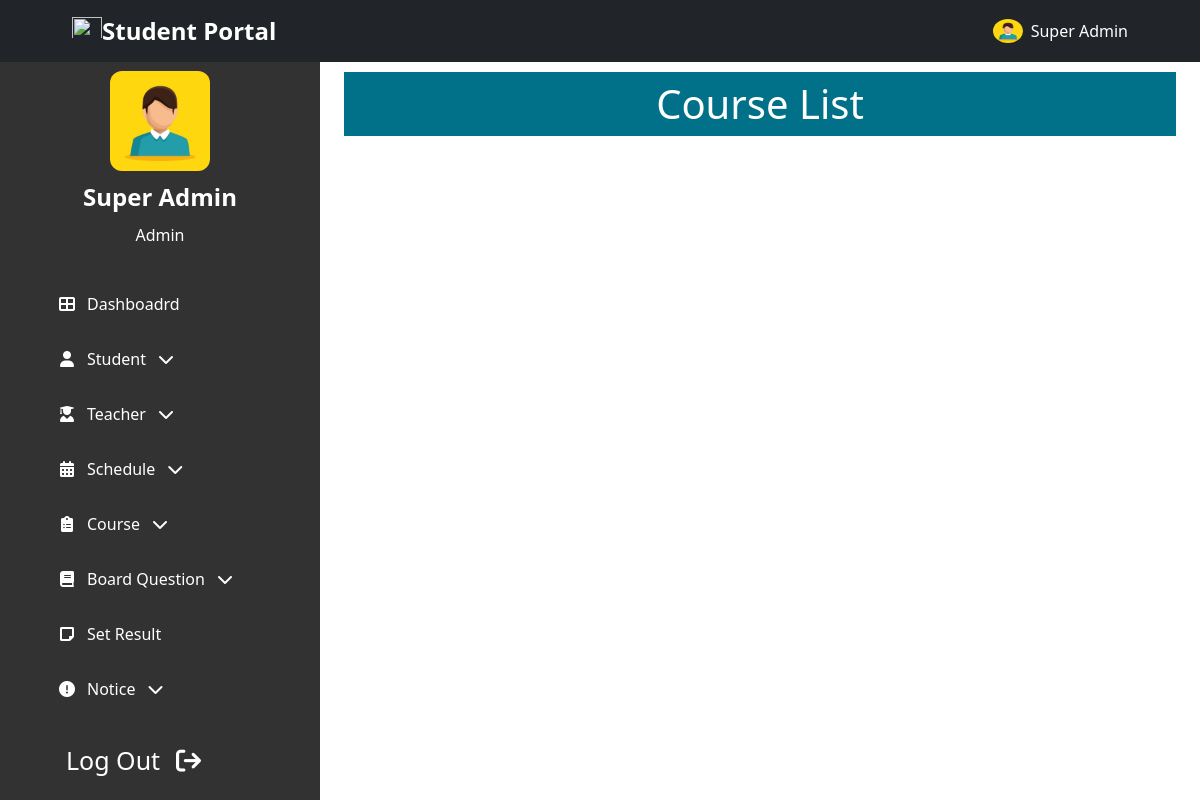
Page /admin/course_list.php (signed in) on the earlier database version.
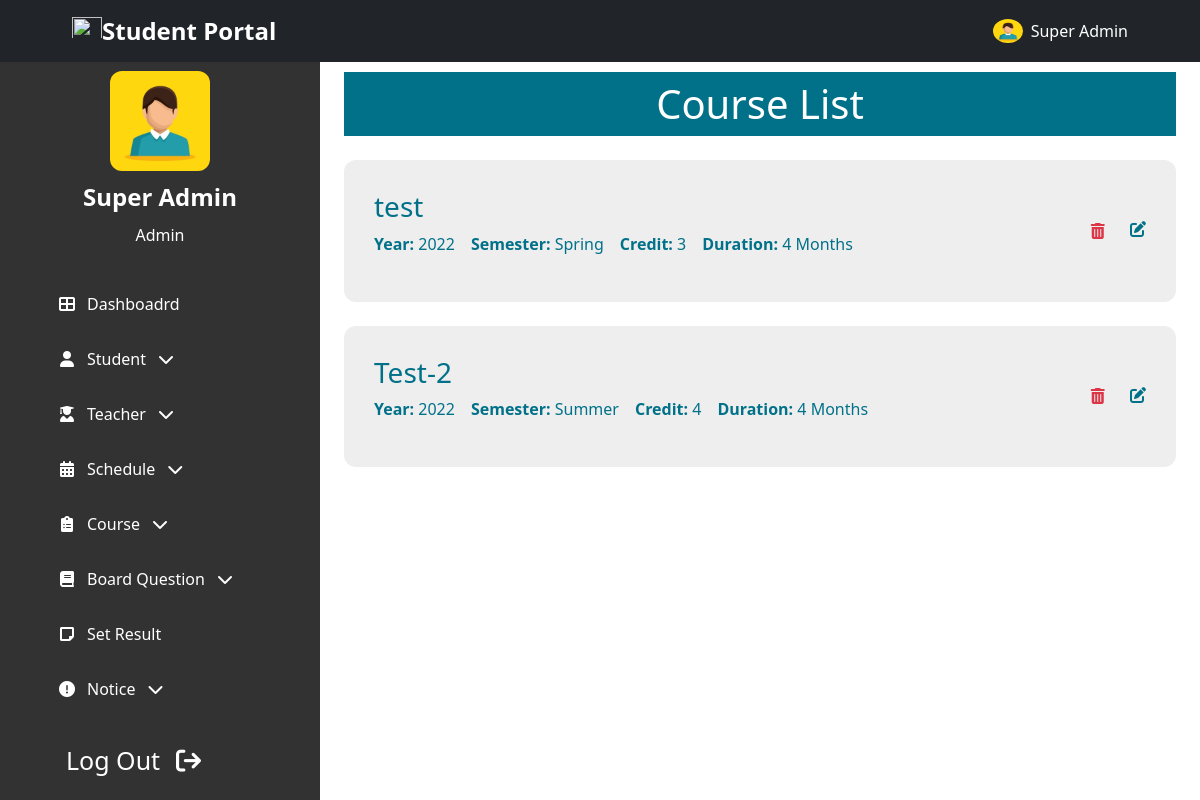
Same page on the later database version.
### tables this page shows
CREATE TABLE `Courses` (
  `id` int(11) NOT NULL,
  `course_name` varchar(100) NOT NULL,
  `course_code` varchar(10) NOT NULL,
  `credits` int(11) NOT NULL,
  `semester` int(11) NOT NULL,
  `year` int(11) NOT NULL,
  `duration` int(11) NOT NULL,
  `updated_at` timestamp NOT NULL DEFAULT current_timestamp() ON UPDATE current_timestamp(),
  `created_at` timestamp NOT NULL DEFAULT current_timestamp()
);

### admin/backend/course_list.php (called while the page is built, shortened)
<?php
    $sql    =   "SELECT * FROM `Courses` WHERE 1";
    $query  =   mysqli_query($conn, $sql);
    $crs  =   mysqli_fetch_all($query, MYSQLI_ASSOC);
?>

### admin/course_list.php (the view, shortened to what this page needs)
<!DOCTYPE html>
<html lang="en">
<?php
    include "admin_head.php";
    include "backend/course_list.php";
?>
<body class="">
<?php include "../header_nav.php";?>
    <section class="header-container">
        <?php include "admin_sidebar.php";?>
    </section>
    <section id="home-container"  class="home-container active-2"">
        <div class="px-4 py-5 mt-4">
            <h1 class="common-background-2 p-2 text-center">Course List</h1>
            <?php
            if(!empty($crs))
            {
                foreach($crs as $c)
                {
            ?>
            <div class="my-4">
                <div class="common-card d-flex justify-content-between align-items-center">
                    <div>
                        <h3><?php echo $c['course_name']?></h3>
                        <div class="d-flex flex-column flex-md-row">
                            <p class="pe-3">
                                <span class="fw-bold">Year:</span>
                                <?php echo $c['year']?>
                            </p>
                            <p class="pe-3">
                                <span class="fw-bold">Semester:</span>
                                <?php
                                    if($c['semester'] == 1)
                                        echo "Spring";
                                    else if($c['semester'] == 2)
                                        echo "Summer";
                                    else
                                        echo "Fall";
                                ?>
                            </p>
                            <br>
                            <p class="pe-3">
                                <span class="fw-bold">Credit:</span>
                                <?php echo $c['credits']?>
                            </p>
                            <p class="pe-3">
                                <span class="fw-bold">Duration:</span>
                                <?php echo $c['duration']?> Months
                            </p>
                        </div>
                    </div>
                    <div class="delete-edit-container">
                        <form method="post" style="display: contents;width: fit-content;">
                            <button type="submit" name="delete" id="delete" class="btn text-danger" value="<?php echo $c['id']; ?>">
                                <i class="fas fa-trash-alt px-0 px-lg-2"></i>
                            </button>
                        </form>
                        <a class="no-text-decoration" href="../admin/edit_course.php?id=<?php echo $c['id']; ?>">
                            <i class="fas fa-edit"></i>
                        </a>
                    </div>
                </div>
            </div>
            <?php
                }
            }
            ?>
        </div>
    </section>
</body>
</html>

### admin/admin_head.php (shortened to what this page needs)
<head>
    <link rel="stylesheet" href="../style.css">
    <link rel="stylesheet" href="https://cdnjs.cloudflare.com/ajax/libs/font-awesome/6.0.0/css/all.min.css"
 />
    <link href="https://cdn.jsdelivr.net/npm/bootstrap@5.1.3/dist/css/bootstrap.min.css" rel="stylesheet">
</head>

### header_nav.php (shortened to what this page needs)
<header id="header-nav">
<nav class="navbar navbar-expand-lg navbar-dark bg-dark fixed-top top-bar-padding">
    <div class="container-fluid">
        <a class="navbar-brand fw-bold fs-4" href="#"> <img src="../images/versity-logo.png" alt="" width="30" height="24" class="d-inline-block align-text-top"><span class="">Student Portal</span></a>
        <div class="d-flex text-white align-items-center">
        <img src="../images/profile.jpg" alt="" width="30" height="24" class="d-inline-block align-text-top rounded-circle">
            <p class="ps-2 mb-0">
                <?php echo $_SESSION['name']; ?>
            </p>
        </div>
        </div>
</nav>
</header>

### admin/admin_sidebar.php (shortened to what this page needs)
<div id="sidebar" class="common-background link-no-style sidebar active">
    <div class="container">
        <div id="sidebar-main-content" class="sidebar-main-content active">
        <div class="profile_content">
            <div class="profile">
                <div class="profile_details">
                    <img src="../images/profile.jpg" alt="">
                    <div class="name_job text-center">
                        <div class="name fw-bold fs-4 py-2"><?php echo $_SESSION['name']; ?></div>
                        <div class="job">Admin</div>
                    </div>
                </div>
            </div>
        </div>
        <div class="">
            <ul class="nav_list p-0">
                <li class="">
                    <a class="" href="../admin/admin_home.php"><i class="fas fa-th-large"></i><span class="links_name">Dashboadrd</span></a>
                </li>
                <li onclick="dropDownEvent('student')" id="student-menu" class="icon-link-dropdown">
                    <a class="" href="#"><i class="fas fa-user"></i><span class="links_name">Student</span><i class="fas fa-chevron-down arrow"></i></a>
                </li>
                <li onclick="dropDownEvent('teacher')" id="teacher-menu" class="icon-link-dropdown">
                    <a class="" href="#"><i class="fas fa-user-graduate"></i><span class="links_name">Teacher</span><i class="fas fa-chevron-down arrow"></i></a>
                </li>
                <li onclick="dropDownEvent('schedule')" id="schedule-menu" class="icon-link-dropdown">
                    <a class="" href="#"><i class="fas fa-calendar-alt"></i><span class="links_name">Schedule</span><i class="fas fa-chevron-down arrow"></i></a>
                </li>
                <li onclick="dropDownEvent('course')" id="course-menu" class="icon-link-dropdown">
                    <a class="" href="#"><i class="fas fa-clipboard-list"></i><span class="links_name">Course</span><i class="fas fa-chevron-down arrow"></i></a>
                </li>
                <li onclick="dropDownEvent('question')" id="question-menu" class="icon-link-dropdown">
                    <a class="" href="#"><i class="fas fa-book"></i></i><span class="links_name">Board Question</span><i class="fas fa-chevron-down arrow"></i></a>
                </li>
                <li class="">
                    <a class="" href="../admin/set_result.php"><i class="fas fa-sticky-note"></i><span class="links_name">Set Result</span></a>
                </li>
                <li onclick="dropDownEvent('notice')" id="notice-menu" class="icon-link-dropdown">
                    <a class="" href="#"><i class="fas fa-exclamation-circle"></i><span class="links_name">Notice</span><i class="fas fa-chevron-down arrow"></i></a>
                </li>
            </ul>
        </div>
        <div id="log_out" class="">
            <a class="log-out py-2 px-4" href="/backend/logout.php">Log Out<i class="fas fa-sign-out ps-3"></i></a>
        </div>
        </div>
</div>
</div>

### style.css (style rules this page uses)
body { font-family: "Roboto", sans-serif; }
.no-text-decoration { text-decoration: none !important; color: inherit; }
.common-background { background-color: #1c1c1ce6; color: white; }
.common-background-2 { background-color: #007189; color: white; }
.link-no-style a { text-decoration: none; color: white; }
.link-no-style ul { list-style-type: none; }
.top-bar-padding { padding-left: 60px; padding-right: 60px; }
.header-container { position: relative; min-height: 100%; width: 100%; overflow-x: hidden; overflow-y: scroll; }
.sidebar { position: fixed; top: 55px; left: 0; height: 100%; overflow-y: scroll; width: 80px; padding: 6px 30px; transition: all 0.4s ease-in; }
.sidebar.active { width: 320px; }
.sidebar-main-content { visibility: hidden; opacity: 0; transition: visibility 0s ease-in-out, opacity 0.5s ease-in; }
.sidebar-main-content.active { visibility: visible; opacity: 1; }
.sidebar ul { margin-top: 20px; }
.sidebar ul li { position: relative; width: 100%; margin: 0 5px; list-style: none; line-height: 55px; }
.sidebar ul li a { display: flex; align-items: center; border-radius: 10px; transition: all 0.3s ease-in; }
.sidebar ul li a i { height: 55px; min-width: 40px; border-radius: 10px; line-height: 55px; text-align: center; }
.log-out { text-decoration: none; text-align: center; border-radius: 10px; width: 100%; }
.sidebar .profile_content .profile { position: relative; padding: 10px 6px; }
.profile_details { display: flex; flex-direction: column; align-items: center; justify-content: center; }
.profile_details img { height: 100px; width: 100px; object-fit: cover; border-radius: 12px; }
#log_out { line-height: 55px; font-size: 25px; border-radius: 12px; }
.home-container { position: absolute; height: 100%; width: calc(100% - 80px); left: 80px; top: 0%; transition: all 0.4s ease-in; }
.home-container.active-2 { width: calc(100% - 320px); left: 320px; }
.common-card { background-color: #eee; color: #007189; border-radius: 12px; padding: 30px 30px; transition: all 0.3s ease; }
.delete-edit-container { cursor: pointer; }

Differences in the rows shown:
added courses: course_name "test", year "2022", semester "Spring", credits "3", duration "4", $c['id'] 1 (drawn)
added courses: course_name "Test-2", year "2022", semester "Summer", credits "4", duration "4", $c['id'] 2 (drawn)
